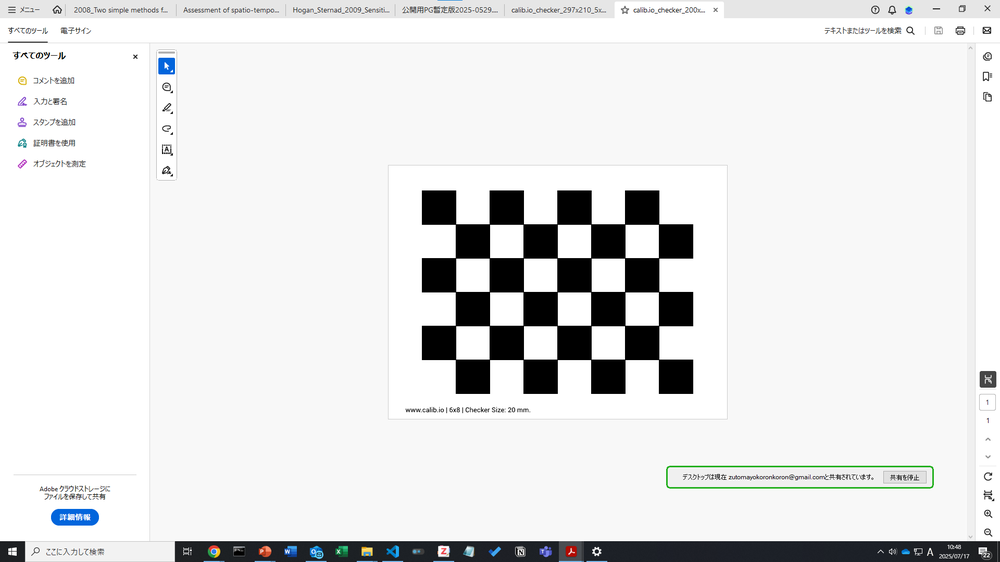
#> input picture props/checker_board/test_img.png, 1000 x 562 px, shrunk from 1920 x 1080 before the run, found by its file name
$ python checker_detect.py
#> lines starting #> are read from the running program, lines starting #| are printed output that depends on the picture; after the words box and inside, x2 and y2 are one past the last pixel; in counts of white or black regions, pixels touching at a corner belong together
# チェッカーボードを検出する適当なプログラム

import cv2
import numpy as np

def detect_checkerboard(image_path):
    """
    画像からチェッカーボードのコーナーを検出して表示する関数

    Args:
        image_path (str): 入力画像のファイルパス
    """
    # チェスボードの内側のコーナー数を指定 (横の数, 縦の数)
    # 提供された画像は8x6のマス目なので、内側のコーナーは (8-1)x(6-1) = 7x5 となります。
    pattern_size = (7, 5)

    # 画像を読み込む
    img = cv2.imread(image_path)
#> img is the input picture: shape (562, 1000, 3); mean B, G, R 228.9, 228.7, 228.2
    if img is None:
        print(f"エラー: 画像ファイル '{image_path}' を読み込めませんでした。")
        print("ファイルパスが正しいか、画像が破損していないか確認してください。")
        return

    # 高速化と精度の向上のため、グレースケールに変換
    gray = cv2.cvtColor(img, cv2.COLOR_BGR2GRAY)

    # チェスボードのコーナーを探す
    # ret: コーナーが見つかったかどうか (True/False)
    # corners: 検出されたコーナーの座標
    ret, corners = cv2.findChessboardCorners(gray, pattern_size, None)
#> ret = True; corners = 35 rows, first 8: [455.5, 224], [489.4, 224.1], [523.3, 224.1], [557.1, 224], [590.9, 224], [624.7, 224.1], [658.6, 224.1], [455.5, 257.8]

    # コーナーが検出された場合の処理
    if ret:
        print("✅ チェスボードのコーナーが正常に検出されました。")

        # さらに正確なコーナー位置を計算するための設定
        criteria = (cv2.TERM_CRITERIA_EPS + cv2.TERM_CRITERIA_MAX_ITER, 30, 0.001)

        # サブピクセル精度でコーナー位置を最適化
        corners_subpix = cv2.cornerSubPix(gray, corners, (11, 11), (-1, -1), criteria)
#> corners_subpix = 35 rows, first 8: [455.5, 224.1], [489.4, 224.1], [523.3, 224.1], [557.1, 224.1], [590.9, 224.1], [624.7, 224.1], [658.6, 224.1], [455.5, 257.8]

        # 検出したコーナーを元の画像に描画
        cv2.drawChessboardCorners(img, pattern_size, corners_subpix, ret)
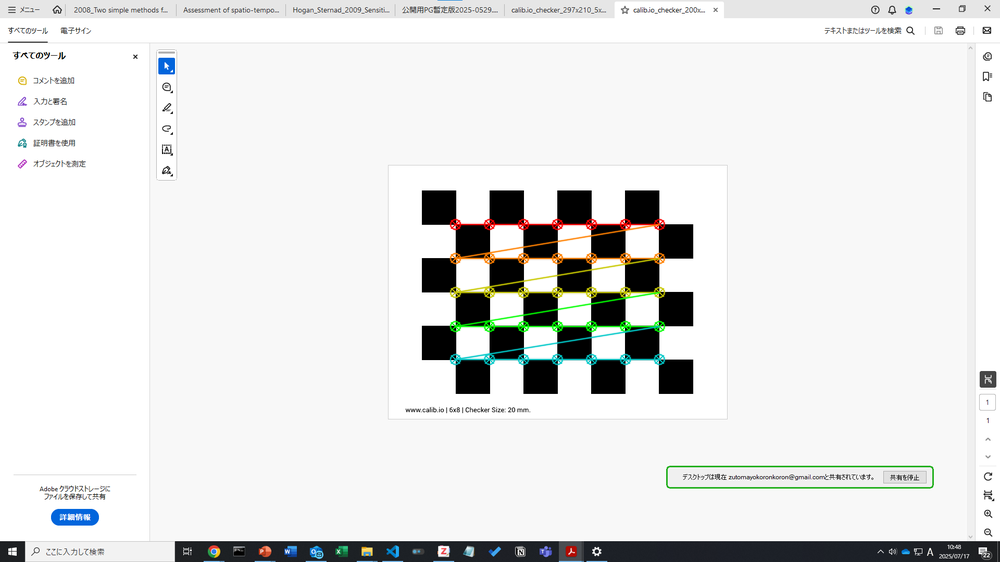
#> img: shape (562, 1000, 3); 1.47% of pixels changed, all inside (x1, y1, x2, y2) = (449, 218, 666, 366)

        # 結果をウィンドウに表示
        cv2.imshow('Checkerboard Detection Result', img)

        # 結果をファイルに保存
        output_path = 'checkerboard_detected.png'
        cv2.imwrite(output_path, img)
        print(f"検出結果を '{output_path}' に保存しました。")

        # 'q'キーが押されるまで表示を待つ
        print("結果ウィンドウで 'q' キーを押すと終了します。")
        while True:
            if cv2.waitKey(1) & 0xFF == ord('q'):
#> (key q is pressed here)
                break

    # コーナーが検出されなかった場合の処理
    else:
        print("❌ チェスボードのコーナーを検出できませんでした。")
        print("画像が鮮明であるか、または pattern_size の設定が正しいか確認してください。")

    # すべてのウィンドウを閉じる
    cv2.destroyAllWindows()


if __name__ == '__main__':
    # ステップ1で保存した画像ファイル名を指定してください
    input_image = r"C:\Users\Tomson\.vscode\PythonFile\props\checker_board\test_img.png"
    detect_checkerboard(input_image)
